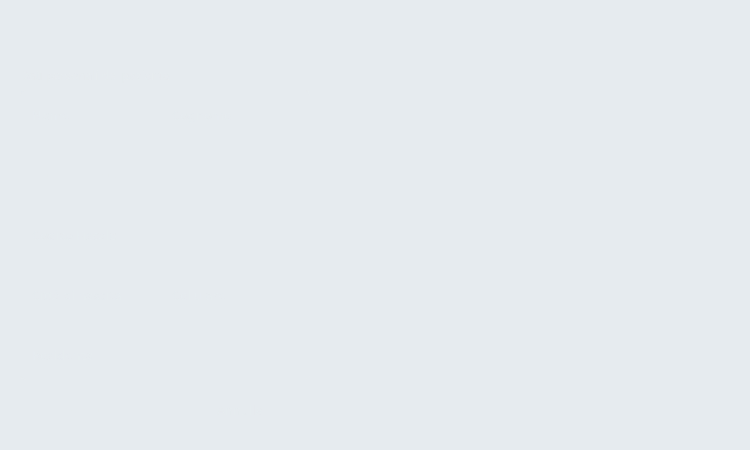
<?xml version="1.0" encoding="UTF-8"?>
<ui version="4.0">
 <class>ProntoSoccorso</class>
 <widget class="QWidget" name="ProntoSoccorso">
  <property name="geometry">
   <rect>
    <x>0</x>
    <y>0</y>
    <width>750</width>
    <height>450</height>
   </rect>
  </property>
  <property name="minimumSize">
   <size>
    <width>750</width>
    <height>450</height>
   </size>
  </property>
  <property name="maximumSize">
   <size>
    <width>750</width>
    <height>450</height>
   </size>
  </property>
  <property name="windowTitle">
   <string>Form</string>
  </property>
  <property name="styleSheet">
   <string notr="true">background-color: rgb(230, 235, 239);</string>
  </property>
  <widget class="QLabel" name="InformazioniProfilo">
   <property name="geometry">
    <rect>
     <x>10</x>
     <y>5</y>
     <width>581</width>
     <height>40</height>
    </rect>
   </property>
   <property name="font">
    <font>
     <family>Montserrat SemiBold</family>
     <pointsize>20</pointsize>
     <weight>50</weight>
     <bold>false</bold>
    </font>
   </property>
   <property name="styleSheet">
    <string notr="true">background-color: rgba(230, 235, 239,0);
color: rgb(230, 235, 239);</string>
   </property>
   <property name="text">
    <string>Registra paziente</string>
   </property>
   <property name="wordWrap">
    <bool>false</bool>
   </property>
  </widget>
  <widget class="QLineEdit" name="LineEdit_Nome">
   <property name="geometry">
    <rect>
     <x>30</x>
     <y>100</y>
     <width>130</width>
     <height>30</height>
    </rect>
   </property>
   <property name="sizePolicy">
    <sizepolicy hsizetype="Fixed" vsizetype="Fixed">
     <horstretch>0</horstretch>
     <verstretch>0</verstretch>
    </sizepolicy>
   </property>
   <property name="font">
    <font>
     <family>Montserrat Medium</family>
     <pointsize>10</pointsize>
    </font>
   </property>
   <property name="styleSheet">
    <string notr="true">QLineEdit {
background-color: rgba(0, 57, 97,0);
	color: rgb(230, 235, 239);
border: 0px solid black;
border-radius: 6px;

}
                            
QLineEdit:focus {
border: 1px solid rgba(230, 235, 239,0.6);
background-color: rgba(40, 40, 40,0.5);
}</string>
   </property>
   <property name="maxLength">
    <number>30</number>
   </property>
   <property name="frame">
    <bool>true</bool>
   </property>
   <property name="dragEnabled">
    <bool>false</bool>
   </property>
   <property name="readOnly">
    <bool>false</bool>
   </property>
   <property name="placeholderText">
    <string notr="true">Nome</string>
   </property>
   <property name="clearButtonEnabled">
    <bool>true</bool>
   </property>
  </widget>
  <widget class="QLineEdit" name="LineEdit_Cognome">
   <property name="geometry">
    <rect>
     <x>170</x>
     <y>100</y>
     <width>130</width>
     <height>30</height>
    </rect>
   </property>
   <property name="sizePolicy">
    <sizepolicy hsizetype="Fixed" vsizetype="Fixed">
     <horstretch>0</horstretch>
     <verstretch>0</verstretch>
    </sizepolicy>
   </property>
   <property name="font">
    <font>
     <family>Montserrat Medium</family>
     <pointsize>10</pointsize>
    </font>
   </property>
   <property name="styleSheet">
    <string notr="true">QLineEdit {
background-color: rgba(0, 57, 97,0);
color: rgb(230, 235, 239);
border: 0px solid black;
border-radius: 6px;

}
                            
QLineEdit:focus {
border: 1px solid rgba(230, 235, 239,0.6);
background-color: rgba(40, 40, 40,0.5);
}</string>
   </property>
   <property name="text">
    <string/>
   </property>
   <property name="maxLength">
    <number>30</number>
   </property>
   <property name="frame">
    <bool>true</bool>
   </property>
   <property name="dragEnabled">
    <bool>false</bool>
   </property>
   <property name="readOnly">
    <bool>false</bool>
   </property>
   <property name="placeholderText">
    <string notr="true">Cognome</string>
   </property>
   <property name="clearButtonEnabled">
    <bool>true</bool>
   </property>
  </widget>
  <widget class="QLineEdit" name="LineEdit_CodiceFiscale">
   <property name="geometry">
    <rect>
     <x>30</x>
     <y>220</y>
     <width>160</width>
     <height>30</height>
    </rect>
   </property>
   <property name="sizePolicy">
    <sizepolicy hsizetype="Fixed" vsizetype="Fixed">
     <horstretch>0</horstretch>
     <verstretch>0</verstretch>
    </sizepolicy>
   </property>
   <property name="font">
    <font>
     <family>Montserrat Medium</family>
     <pointsize>10</pointsize>
    </font>
   </property>
   <property name="styleSheet">
    <string notr="true">QLineEdit {
background-color: rgba(0, 57, 97,0);
color: rgb(230, 235, 239);

border-radius: 6px;
}

QLineEdit:focus {
border: 1px solid rgba(230, 235, 239,0.6);
background-color: rgba(40, 40, 40,0.5);
}
                 

</string>
   </property>
   <property name="inputMethodHints">
    <set>Qt::ImhNone</set>
   </property>
   <property name="inputMask">
    <string notr="true"/>
   </property>
   <property name="text">
    <string/>
   </property>
   <property name="maxLength">
    <number>16</number>
   </property>
   <property name="frame">
    <bool>true</bool>
   </property>
   <property name="dragEnabled">
    <bool>false</bool>
   </property>
   <property name="readOnly">
    <bool>false</bool>
   </property>
   <property name="placeholderText">
    <string notr="true">Codice Fiscale</string>
   </property>
   <property name="clearButtonEnabled">
    <bool>true</bool>
   </property>
  </widget>
  <widget class="QLineEdit" name="LineEdit_Cellulare">
   <property name="geometry">
    <rect>
     <x>170</x>
     <y>280</y>
     <width>130</width>
     <height>30</height>
    </rect>
   </property>
   <property name="sizePolicy">
    <sizepolicy hsizetype="Fixed" vsizetype="Fixed">
     <horstretch>0</horstretch>
     <verstretch>0</verstretch>
    </sizepolicy>
   </property>
   <property name="font">
    <font>
     <family>Montserrat Medium</family>
     <pointsize>10</pointsize>
    </font>
   </property>
   <property name="styleSheet">
    <string notr="true">QLineEdit {
background-color: rgba(0, 57, 97,0);
color: rgb(230, 235, 239);
border: 0px solid black;
border-radius: 6px;

}
                            
QLineEdit:focus {
border: 1px solid rgba(230, 235, 239,0.6);
background-color: rgba(40, 40, 40,0.5);
}</string>
   </property>
   <property name="inputMask">
    <string/>
   </property>
   <property name="text">
    <string/>
   </property>
   <property name="maxLength">
    <number>32767</number>
   </property>
   <property name="frame">
    <bool>true</bool>
   </property>
   <property name="echoMode">
    <enum>QLineEdit::Normal</enum>
   </property>
   <property name="dragEnabled">
    <bool>false</bool>
   </property>
   <property name="readOnly">
    <bool>false</bool>
   </property>
   <property name="placeholderText">
    <string notr="true">Cellulare</string>
   </property>
   <property name="clearButtonEnabled">
    <bool>true</bool>
   </property>
  </widget>
  <widget class="QPushButton" name="ButtonAnnulla">
   <property name="geometry">
    <rect>
     <x>170</x>
     <y>390</y>
     <width>140</width>
     <height>40</height>
    </rect>
   </property>
   <property name="font">
    <font>
     <family>Montserrat SemiBold</family>
     <pointsize>10</pointsize>
    </font>
   </property>
   <property name="cursor">
    <cursorShape>PointingHandCursor</cursorShape>
   </property>
   <property name="autoFillBackground">
    <bool>false</bool>
   </property>
   <property name="styleSheet">
    <string notr="true">QPushButton {
color: rgba(230, 235, 239,0.6);
background-color: rgba(0, 57, 97,0);
border-radius: 10px;
}
QPushButton:hover {
background-color: rgba(40, 40, 40,0.5);
}
</string>
   </property>
   <property name="text">
    <string>Annulla</string>
   </property>
   <property name="iconSize">
    <size>
     <width>16</width>
     <height>16</height>
    </size>
   </property>
  </widget>
  <widget class="QPushButton" name="ButtonRegistra">
   <property name="geometry">
    <rect>
     <x>20</x>
     <y>390</y>
     <width>140</width>
     <height>40</height>
    </rect>
   </property>
   <property name="font">
    <font>
     <family>Montserrat SemiBold</family>
     <pointsize>10</pointsize>
     <weight>50</weight>
     <bold>false</bold>
    </font>
   </property>
   <property name="cursor">
    <cursorShape>PointingHandCursor</cursorShape>
   </property>
   <property name="mouseTracking">
    <bool>false</bool>
   </property>
   <property name="layoutDirection">
    <enum>Qt::LeftToRight</enum>
   </property>
   <property name="styleSheet">
    <string notr="true">QPushButton {
background-color: rgba(0, 57, 97,0);
	color: rgb(230, 235, 239);
color: rgb(230, 235, 239);
border-radius: 10px;
}
QPushButton:hover {
background-color: rgba(40, 40, 40,0.5);
    }</string>
   </property>
   <property name="text">
    <string>Registra</string>
   </property>
   <property name="iconSize">
    <size>
     <width>16</width>
     <height>16</height>
    </size>
   </property>
  </widget>
  <widget class="QDateEdit" name="dateEdit">
   <property name="geometry">
    <rect>
     <x>170</x>
     <y>160</y>
     <width>130</width>
     <height>30</height>
    </rect>
   </property>
   <property name="font">
    <font>
     <family>Montserrat Medium</family>
     <pointsize>10</pointsize>
    </font>
   </property>
   <property name="styleSheet">
    <string notr="true">QDateEdit {
setPlaceholderText:(&quot;Inserisci qui il testo...&quot;);
background-color: rgba(0, 57, 97,0);
color: rgb(230, 235, 239);
border: 0px solid black;
}
QDateEdit::up-button{
        width: 0px;
}
 QDateEdit::down-button {
width: 0px;
}
QDateEdit:focus{
border: 1px solid rgba(230, 235, 239,0.6);
background-color: rgba(40, 40, 40,0.5);
}</string>
   </property>
   <property name="frame">
    <bool>true</bool>
   </property>
   <property name="displayFormat">
    <string>dd/MM/yyyy</string>
   </property>
   <property name="calendarPopup">
    <bool>false</bool>
   </property>
  </widget>
  <widget class="QLabel" name="label">
   <property name="geometry">
    <rect>
     <x>20</x>
     <y>65</y>
     <width>290</width>
     <height>20</height>
    </rect>
   </property>
   <property name="font">
    <font>
     <family>Montserrat SemiBold</family>
     <pointsize>9</pointsize>
    </font>
   </property>
   <property name="styleSheet">
    <string notr="true">color: rgba(230, 235, 239,0.6);
background-color: rgba(0, 57, 97,0);</string>
   </property>
   <property name="text">
    <string>Dati personali del paziente</string>
   </property>
  </widget>
  <widget class="QLabel" name="Sheda">
   <property name="geometry">
    <rect>
     <x>20</x>
     <y>90</y>
     <width>290</width>
     <height>290</height>
    </rect>
   </property>
   <property name="styleSheet">
    <string notr="true">background-color: rgba(230, 235, 239,0);
border: 1px solid rgba(230, 235, 239,0.6);
border-radius: 5px;
</string>
   </property>
   <property name="text">
    <string/>
   </property>
  </widget>
  <widget class="QComboBox" name="comboBox">
   <property name="enabled">
    <bool>true</bool>
   </property>
   <property name="geometry">
    <rect>
     <x>200</x>
     <y>220</y>
     <width>100</width>
     <height>30</height>
    </rect>
   </property>
   <property name="font">
    <font>
     <family>Montserrat Medium</family>
     <pointsize>10</pointsize>
     <weight>50</weight>
     <bold>false</bold>
    </font>
   </property>
   <property name="cursor">
    <cursorShape>PointingHandCursor</cursorShape>
   </property>
   <property name="styleSheet">
    <string notr="true">QComboBox {
background-color: rgba(0, 57, 97,0);
color: rgb(230, 235, 239);
border: 0px solid rgba(230, 235, 239,0.6);
border-radius: 6px;

}

QComboBox::drop-down {
image: url(:/newPrefix/UI UFFICIALI/MATERIALE/freccia.png);
width: 20px; 
height: 20px;
padding: 5px;
}

QComboBox QAbstractItemView {
/* Personalizza il menu a discesa */
        /* Definire le altre proprietà di stile per il menu a discesa qui */
background-color: rgba(40, 40, 40,0.5);
color: rgb(230, 235, 239);
border-radius: 6px;
        
    }
</string>
   </property>
   <property name="editable">
    <bool>false</bool>
   </property>
   <property name="currentText">
    <string>Uomo</string>
   </property>
   <property name="currentIndex">
    <number>0</number>
   </property>
   <property name="maxVisibleItems">
    <number>3</number>
   </property>
   <property name="iconSize">
    <size>
     <width>14</width>
     <height>14</height>
    </size>
   </property>
   <property name="frame">
    <bool>true</bool>
   </property>
   <item>
    <property name="text">
     <string>Uomo</string>
    </property>
   </item>
   <item>
    <property name="text">
     <string>Donna</string>
    </property>
   </item>
   <item>
    <property name="text">
     <string>Altro...</string>
    </property>
   </item>
  </widget>
  <widget class="QLabel" name="label_3">
   <property name="geometry">
    <rect>
     <x>30</x>
     <y>160</y>
     <width>130</width>
     <height>30</height>
    </rect>
   </property>
   <property name="font">
    <font>
     <family>Montserrat Medium</family>
     <pointsize>10</pointsize>
    </font>
   </property>
   <property name="styleSheet">
    <string notr="true">background-color: rgba(0, 57, 97,0);
color: rgb(230, 235, 239);

border-radius: 6px;
   

</string>
   </property>
   <property name="text">
    <string>Data di nascita :</string>
   </property>
  </widget>
  <widget class="QLabel" name="LogoPazienti">
   <property name="geometry">
    <rect>
     <x>460</x>
     <y>135</y>
     <width>160</width>
     <height>200</height>
    </rect>
   </property>
   <property name="styleSheet">
    <string notr="true">background-color: rgba(230, 235, 239,0);</string>
   </property>
   <property name="text">
    <string/>
   </property>
   <property name="pixmap">
    <pixmap>../../../../../MATERIALE/IconaPazientiom.png</pixmap>
   </property>
   <property name="scaledContents">
    <bool>true</bool>
   </property>
   <property name="wordWrap">
    <bool>false</bool>
   </property>
  </widget>
  <widget class="QLineEdit" name="LineEdit_CittaDiNascita">
   <property name="geometry">
    <rect>
     <x>30</x>
     <y>280</y>
     <width>130</width>
     <height>30</height>
    </rect>
   </property>
   <property name="sizePolicy">
    <sizepolicy hsizetype="Fixed" vsizetype="Fixed">
     <horstretch>0</horstretch>
     <verstretch>0</verstretch>
    </sizepolicy>
   </property>
   <property name="font">
    <font>
     <family>Montserrat Medium</family>
     <pointsize>10</pointsize>
    </font>
   </property>
   <property name="styleSheet">
    <string notr="true">QLineEdit {
background-color: rgba(0, 57, 97,0);
color: rgb(230, 235, 239);
border: 0px solid black;
border-radius: 6px;

}
                            
QLineEdit:focus {
border: 1px solid rgba(230, 235, 239,0.6);
background-color: rgba(40, 40, 40,0.5);
}</string>
   </property>
   <property name="frame">
    <bool>true</bool>
   </property>
   <property name="echoMode">
    <enum>QLineEdit::Normal</enum>
   </property>
   <property name="dragEnabled">
    <bool>false</bool>
   </property>
   <property name="readOnly">
    <bool>false</bool>
   </property>
   <property name="placeholderText">
    <string>Città di nascita</string>
   </property>
   <property name="clearButtonEnabled">
    <bool>true</bool>
   </property>
  </widget>
  <widget class="QLineEdit" name="LineEdit_Residenza">
   <property name="geometry">
    <rect>
     <x>30</x>
     <y>340</y>
     <width>270</width>
     <height>30</height>
    </rect>
   </property>
   <property name="sizePolicy">
    <sizepolicy hsizetype="Fixed" vsizetype="Fixed">
     <horstretch>0</horstretch>
     <verstretch>0</verstretch>
    </sizepolicy>
   </property>
   <property name="font">
    <font>
     <family>Montserrat Medium</family>
     <pointsize>10</pointsize>
    </font>
   </property>
   <property name="styleSheet">
    <string notr="true">QLineEdit {
background-color: rgba(0, 57, 97,0);
color: rgb(230, 235, 239);
border: 0px solid black;
border-radius: 6px;

}
                            
QLineEdit:focus {
border: 1px solid rgba(230, 235, 239,0.6);
background-color: rgba(40, 40, 40,0.5);
}</string>
   </property>
   <property name="frame">
    <bool>true</bool>
   </property>
   <property name="echoMode">
    <enum>QLineEdit::Normal</enum>
   </property>
   <property name="dragEnabled">
    <bool>false</bool>
   </property>
   <property name="readOnly">
    <bool>false</bool>
   </property>
   <property name="placeholderText">
    <string>Residenza</string>
   </property>
   <property name="clearButtonEnabled">
    <bool>true</bool>
   </property>
  </widget>
  <widget class="QLabel" name="Back">
   <property name="geometry">
    <rect>
     <x>0</x>
     <y>0</y>
     <width>750</width>
     <height>450</height>
    </rect>
   </property>
   <property name="text">
    <string/>
   </property>
   <property name="pixmap">
    <pixmap>../../../../../MATERIALE/Back.png</pixmap>
   </property>
   <property name="scaledContents">
    <bool>true</bool>
   </property>
  </widget>
  <zorder>Back</zorder>
  <zorder>Sheda</zorder>
  <zorder>InformazioniProfilo</zorder>
  <zorder>LineEdit_Nome</zorder>
  <zorder>LineEdit_CodiceFiscale</zorder>
  <zorder>LineEdit_Cognome</zorder>
  <zorder>LineEdit_Cellulare</zorder>
  <zorder>ButtonAnnulla</zorder>
  <zorder>ButtonRegistra</zorder>
  <zorder>dateEdit</zorder>
  <zorder>label</zorder>
  <zorder>comboBox</zorder>
  <zorder>label_3</zorder>
  <zorder>LineEdit_CittaDiNascita</zorder>
  <zorder>LineEdit_Residenza</zorder>
  <zorder>LogoPazienti</zorder>
 </widget>
 <resources>
  <include location="../../../../../../asa.qrc"/>
 </resources>
 <connections/>
</ui>
